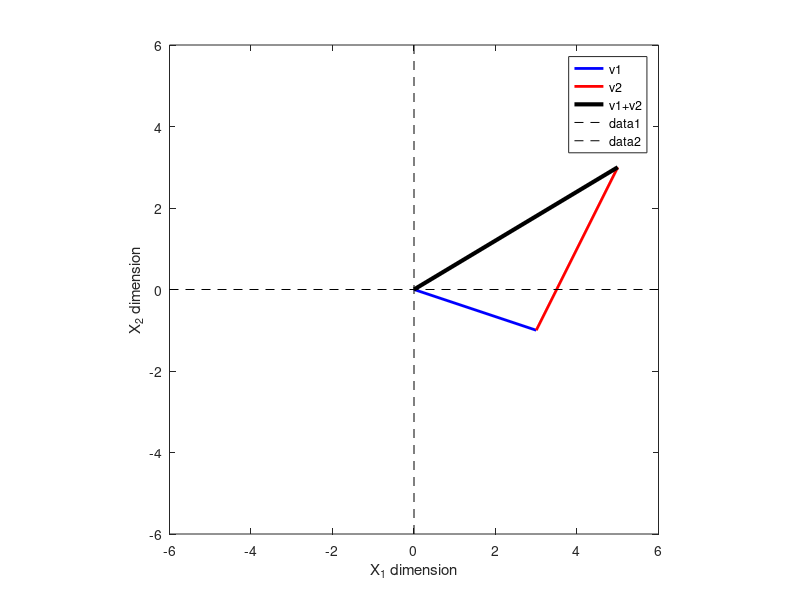
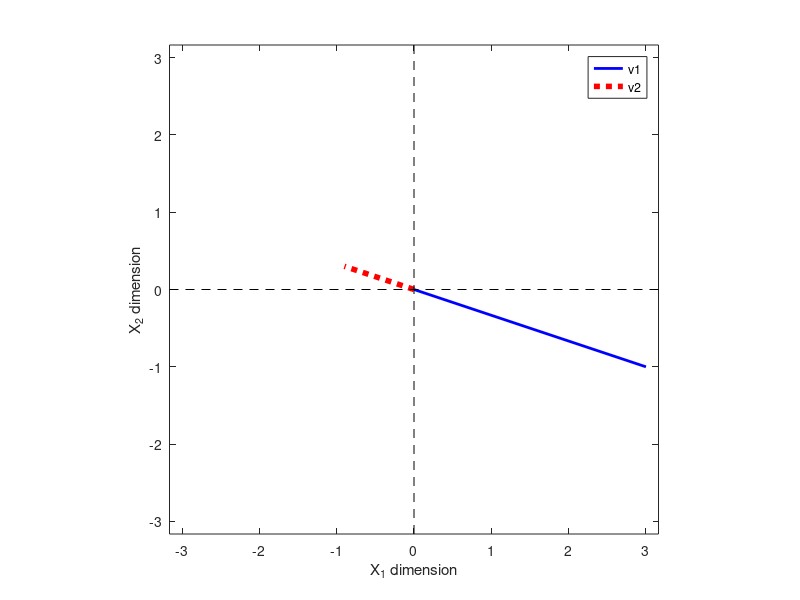
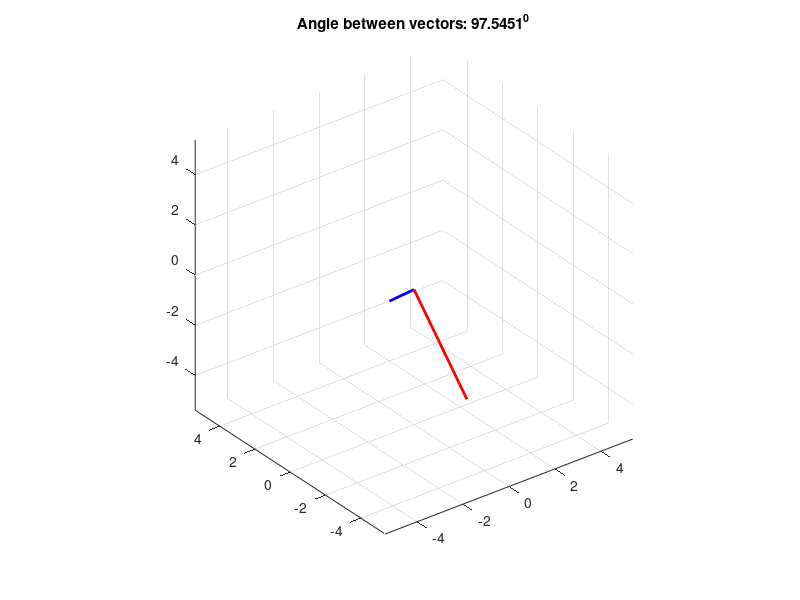

These figures' MATLAB source, in order: (Note: this script raises an error after producing the figures.)
% vector addition&subtraction
v1 = [3 -1];
v2 = [2 4];

v3 = v1 + v2;

% plot
figure(2), clf

plot([0 v1(1)], [0 v1(2)], 'b', 'linew', 2)
hold on
plot([0 v2(1)]+v1(1), [0 v2(2)]+v1(2), 'r', 'linew', 2)
plot([0 v3(1)], [0 v3(2)], 'k', 'linew', 3)
legend({'v1';'v2';'v1+v2'})

% this code just makes the plot look nicer
axis square
axis([ -1 1 -1 1 ]*6)
% hold on
plot(get(gca,'xlim'),[0 0],'k--')
plot([0 0],get(gca,'ylim'),'k--')
xlabel('X_1 dimension')
ylabel('X_2 dimension')

% scaling
v1 = [ 3 -1 ];
l  = -.3;

% plot them
figure(3), clf

% the main plotting lines:
plot([0 v1(1)],[0 v1(2)],'b','linew',2)
hold on
plot([0 v1(1)]*l,[0 v1(2)]*l,'r:','linew',4)
legend({'v1';'v2'},'AutoUpdate','off')

% this code just makes the plot look nicer
axis square
axis([ -1 1 -1 1 ]*max([norm(v1) norm(v1*l)]))
hold on
plot(get(gca,'xlim'),[0 0],'k--')
plot([0 0],get(gca,'ylim'),'k--')
xlabel('X_1 dimension')
ylabel('X_2 dimension')

% dot product
v1 = [1 2 3 4 5];
v2 = [0 -4 -3 6 5];

% method 1
dp = sum(v1.*v2)

% method 2
dp = dot(v1, v2)

% method 3
dp = v1*v2'

% method 4
dp = 0;

% loop over elements
for i = 1:length(v1)
    dp = dp + v1(i)*v2(i);
end

% Dot product properties: associative and distributive
%% Distributive property

n = 10;
a = randn(n,1);
b = randn(n,1);
c = randn(n,1);

res1 = a' * (b+c);
res2 = a'*b + a'*c;

disp([res1 res2])

%% Associative property - does not work
res3 = a * (b'*c);   % n*1 b'*c becomes scaler
res4 = (a'*b)' * c'; % 1*n a'*b becomes scaler

disp([res3 res4'])

% Vector length

v1 = [1 2 3 4 5 6];

vl = sqrt(sum(v1.*v1));

vl = norm(v1);

% compute the angle (radians) between two vectors
v1 = [ 2  4 -3 ];
v2 = [ 0 -3 -3 ];

ang = acos(dot(v1, v2)/(norm(v1)*norm(v2)));

% draw them
figure(4), clf
plot3([0 v1(1)], [0 v1(2)], [0 v1(3)], 'b', 'linew', 2)
hold on
plot3([0 v2(1)],[0 v2(2)],[0 v2(3)],'r','linew',2)

axmax = max([norm(v1) norm(v2)]);
axis([-1 1 -1 1 -1 1]*axmax)
grid on, rotate3d on, axis square
title([ 'Angle between vectors: ' num2str(rad2deg(ang)) '^0' ])

%% equivalence of algebraic and geometric dot product formulas

% two vectors
v1 = [ 2  4 -3 ];
v2 = [ 0 -3 -3 ];


% algebraic
dp_a = sum( v1.*v2 );

% geometric
dp_g = norm(v1)*norm(v2)*cos(ang);

% print dot product to command
disp([ 'Algebra: ' num2str(dp_a) ', geometry: ' num2str(dp_g) ])

% Vector Hadamard multiplication - element-wise

w1 = [ 1 3 5 ];
w2 = [ 3 4 2 ];

w3 = w1 .* w2;

% Vector outer product
v1 = [1 2 3]';
v2 = [-1 0]';

% dot product;
v1'*v2

% outer product;
v1*v2'

op = zeros(length(v1), length(v2));
for i = 1:length(v1)
    for j = 1:length(v2)
        op(i,j) = v1(i)*v2(j);
    end
end

% Vector cross product
v1  = [ -3  2 5 ];
v2  = [  4 -3 0 ];

v3a = cross(v1, v2);

% manual method
v3b = [ v1(2)*v2(3) - v1(3)*v2(2);
        v1(3)*v2(1) - v1(1)*v2(3);
        v1(1)*v2(2) - v1(2)*v2(1);
    ]

% draw vectors and the plane they span
figure(5), clf, hold on
h = ezmesh( @(s,t)v1(1)*s+v2(1)*t , @(s,t)v1(2)*s+v2(2)*t , @(s,t)v1(3)*s+v2(3)*t , [-1 1 -1 1]*2);
set(h,'facecolor','g','cdata',ones(50),'EdgeColor','none')

% individual vectors
plot3([0 v1(1)],[0 v1(2)],[0 v1(3)],'k','linew',3)
plot3([0 v2(1)],[0 v2(2)],[0 v2(3)],'k','linew',3)
plot3([0 v3a(1)],[0 v3a(2)],[0 v3a(3)],'r--','linew',3)

% make the plot look a bit nicer
xlabel('R_1'), ylabel('R_2'), zlabel('R_3')
axis square
grid on, rotate3d on, hold on
title('')

% conjugate transpose
% create a complex number
z = complex(3,4);

% magnitude
norm(z)

% by transpose? (3 + 4i)(3 + 4i) = -7 + 24i
transpose(z)*z  

% by Hermitian transpose (3 - 4i)(3 + 4i) = 25
z'*z  

% not the Hermitian
% z.' is the regular transpose - (3 + 4i)(3 + 4i) = -7 + 24i
z.'*z 

% complex vector
v = [ 3 4i 5+2i complex(2,-5) ];
v'     % Hermitian transpose
v.'    % regualr transpose - same as the original complex
transpose(v)  % regualr transpose - same as the original complex

% Interpreting and creating unit vectors
% vector
v1 = [ -3 6 ];

% mu
mu = 1/norm(v1);

% plot them
figure(6), clf

% the main plotting lines:
plot([0 v1(1)],[0 v1(2)],'b','linew',2)
hold on
plot([0 v1(1)]*mu,[0 v1(2)]*mu,'r:','linew',4)

% this code just makes the plot look nicer
axis square
axis([ -1 1 -1 1 ]*norm(v1))
hold on
plot(get(gca,'xlim'),[0 0],'k--')
plot([0 0],get(gca,'ylim'),'k--')
xlabel('X_1 dimension')
ylabel('X_2 dimension')

% Span
% set S
S = [ [1 1 0]' [1 7 0]' ]; 

% vectors v and w
v = [1 2 0]';
w = [3 2 1]';

figure(6), clf, hold on
plot3([0 S(1,1)],[0 S(2,1)],[0 S(3,1)],'r','linew',3)
plot3([0 S(1,2)],[0 S(2,2)],[0 S(3,2)],'r','linew',3)

plot3([0 v(1)],[0 v(2)],[0 v(3)],'g','linew',3)
plot3([0 w(1)],[0 w(2)],[0 w(3)],'b','linew',3)

% draw the plane spanned by S
normvec = cross(S(:,1),S(:,2));
[X,Y] = meshgrid(-4:4,-4:4);
z = -(normvec(1)*X + normvec(2)*Y)/normvec(3);
surf(X,Y,z)
shading interp

axis square
grid on, rotate3d on










